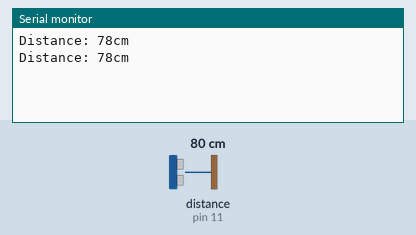
This sketch was run on a simulated Arduino Uno, built with avr-gcc and run on an emulated ATmega328P. Parts: the last lines printed to the serial monitor. Wiring (inferred from the names in the program): ultrasonic range finder: trigger pin 12; echo pin 11. The inputs (shaded band) are chosen by the test bench; at power-on: distance to the obstacle (sensor on pin 11) 80 cm. The echo pulse lasts 58.3 µs per cm.

Above: at 2.2 s.
2.3 s: distance to the obstacle (sensor on pin 11) set to 2 cm
At 3.6 s:
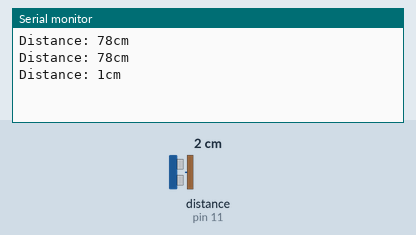
3.8 s: distance to the obstacle (sensor on pin 11) set to 4 cm
At 4.9 s:
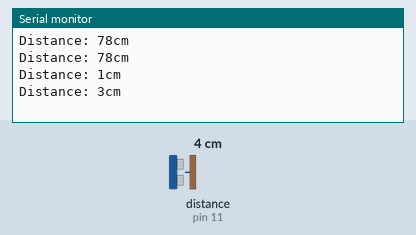
Timing chart, 0 to 6.8 s (numbered marks = the images above; inputs shaded):
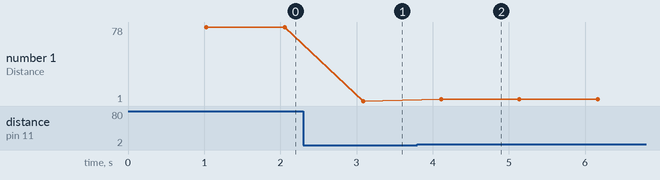

Measured:
- after the input at 2.3 s, the serial monitor: prints a new line after 0.79 s (image 1)
- after the input at 3.8 s, the serial monitor: prints a new line after 0.31 s (image 2)
- plotted number 1: 78 → 1 after the input at 2.3 s, 1 → 3 after the input at 3.8 s

The sketch:

SR04_Example.ino
```cpp
//www.elegoo.com
//2016.12.08
#include "SR04.h"

#define TRIG_PIN 12
#define ECHO_PIN 11

SR04 sr04 = SR04(ECHO_PIN,TRIG_PIN);
long a;

void setup() {
   Serial.begin(9600);//Initialization of Serial Port
   delay(1000);
}

void loop() {
   a=sr04.Distance();
   Serial.print("Distance: ");
   Serial.print(a);
   Serial.println("cm");//The difference between "Serial.print" and "Serial.println"
                        //is that "Serial.println" can change lines.
   delay(1000);  // 1 sec
}
```
